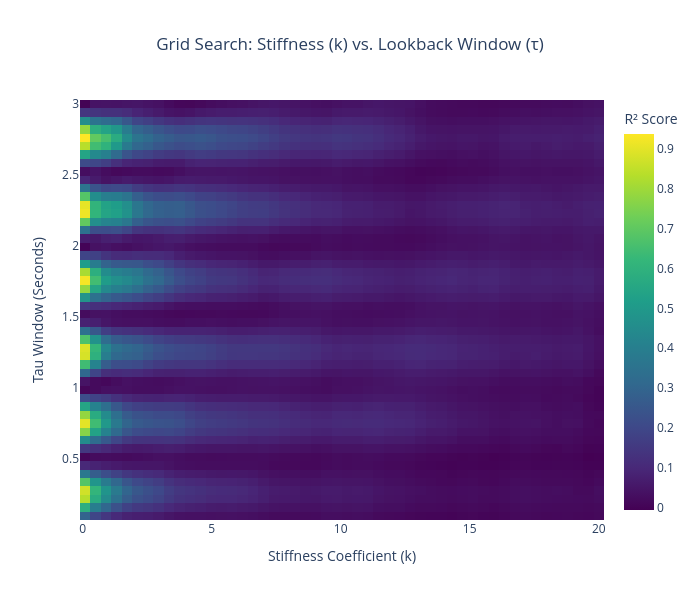

Write notebook code for a chart like this one.
### Code cell
fig = go.Figure(
    data=go.Heatmap(
        z=r2_grid.reshape(trial_count, trial_count),
        x=k_values,
        y=tau_values,
        colorscale="Viridis",
        hovertemplate="Stiffness (k): %{x:.2f}<br>Tau (periods): %{y:.2f}<br>R² Score: %{z:.4f}<extra></extra>",
        colorbar=dict(
            title="R² Score"
        ), 
    )
)

fig.update_layout(
    title=dict(
        text="Grid Search: Stiffness (k) vs. Lookback Window (τ)",
        x=0.5,
    ),
    xaxis=dict(title="Stiffness Coefficient (k)"),
    yaxis=dict(title="Tau Window (Seconds)"),
    width=700,
    height=600,
)

fig.show()

### Figure 1 — Plotly figure (JSON) as saved in the notebook; plotly's stock layout.template omitted (floating-point values rounded to 4 significant figures; data arrays with more than 128 entries replaced by an {"elided": "..."} marker saying what was removed)
{"data": [{"colorbar": {"title": {"text": "R² Score"}}, "colorscale": [[0, "#440154"], [0.1111, "#482878"], [0.2222, "#3e4989"], [0.3333, "#31688e"], [0.4444, "#26828e"], [0.5556, "#1f9e89"], [0.6667, "#35b779"], [0.7778, "#6ece58"], [0.8889, "#b5de2b"], [1, "#fde725"]], "hovertemplate": "Stiffness (k): %{x:.2f}<br>Tau (periods): %{y:.2f}<br>R² Score: %{z:.4f}<extra></extra>", "type": "heatmap", "x": [0.1, 0.5061, 0.9122, 1.318, 1.724, 2.131, 2.537, 2.943, 3.349, 3.755, 4.161, 4.567, 4.973, 5.38, 5.786, 6.192, 6.598, 7.004, 7.41, 7.816, 8.222, 8.629, 9.035, 9.441, 9.847, 10.25, 10.66, 11.07, 11.47, 11.88, 12.28, 12.69, 13.1, 13.5, 13.91, 14.31, 14.72, 15.13, 15.53, 15.94, 16.34, 16.75, 17.16, 17.56, 17.97, 18.38, 18.78, 19.19, 19.59, 20.0], "y": [0.1, 0.1592, 0.2184, 0.2776, 0.3367, 0.3959, 0.4551, 0.5143, 0.5735, 0.6327, 0.6918, 0.751, 0.8102, 0.8694, 0.9286, 0.9878, 1.047, 1.106, 1.165, 1.224, 1.284, 1.343, 1.402, 1.461, 1.52, 1.58, 1.639, 1.698, 1.757, 1.816, 1.876, 1.935, 1.994, 2.053, 2.112, 2.171, 2.231, 2.29, 2.349, 2.408, 2.467, 2.527, 2.586, 2.645, 2.704, 2.763, 2.822, 2.882, 2.941, 3.0], "z": {"elided": "50x50 float values"}}], "layout": {"height": 600, "title": {"text": "Grid Search: Stiffness (k) vs. Lookback Window (τ)", "x": 0.5}, "width": 700, "xaxis": {"title": {"text": "Stiffness Coefficient (k)"}}, "yaxis": {"title": {"text": "Tau Window (Seconds)"}}}}
